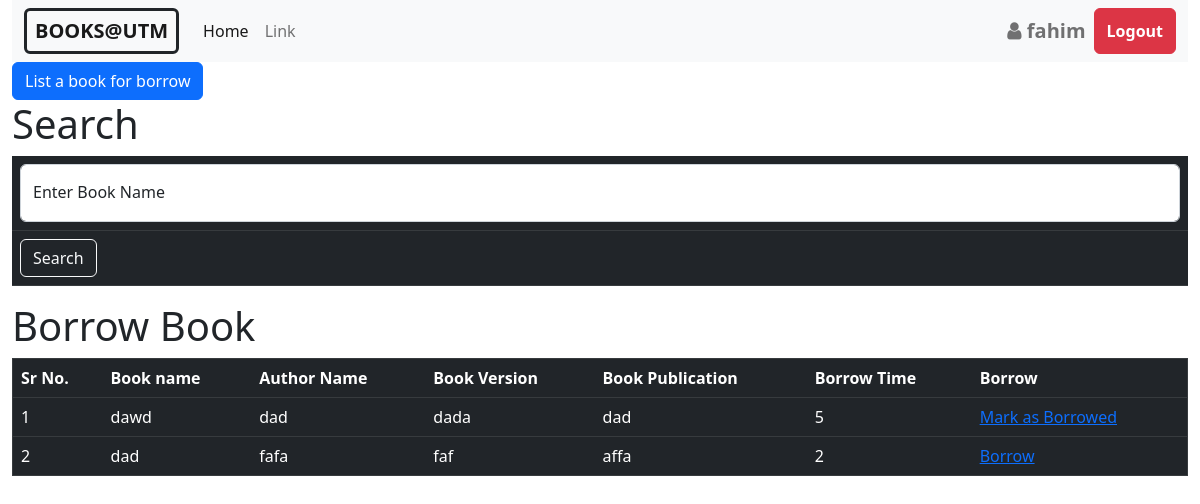
/borrow-book/index.php (signed in), run on the app's committed database.
### tables this page shows
CREATE TABLE `borrow_book` (
  `id` int(11) NOT NULL,
  `owner_id` int(11) NOT NULL,
  `book_name` varchar(50) NOT NULL,
  `author_name` varchar(50) NOT NULL,
  `book_version` varchar(20) NOT NULL,
  `book_publication` varchar(50) NOT NULL,
  `borrow_time` int(11) NOT NULL,
  `borrow_status` int(11) NOT NULL DEFAULT 0
);

### borrow-book/index.php (the view, shortened to what this page needs)
<?php
$loggedin = $_SESSION['logedin'];
if ($loggedin != 'true') {
    header('location:../login.php');
} else {
    $username = $_SESSION['username'];
}
?>
<html>
<head>
    <link rel="stylesheet" href="../css/bootstrap.min.css" />
    <link rel="stylesheet" href="https://cdnjs.cloudflare.com/ajax/libs/font-awesome/4.7.0/css/font-awesome.min.css" />
</head>
<body>
    <div class="container-fluid">
        <nav class="navbar navbar-expand-lg bg-light">
            <div class="container-fluid">
                <a class="navbar-brand text-decoration-none border border-dark border-3 rounded px-2" href="../home.php"><b>BOOKS@UTM</b></a>
                <div class="collapse navbar-collapse" id="navbarTogglerDemo02">
                    <ul class="navbar-nav me-auto mb-2 mb-lg-0">
                        <li class="nav-item">
                            <a class="nav-link active" aria-current="page" href="../home.php">Home</a>
                        </li>
                        <li class="nav-item">
                            <a class="nav-link  text-decoration-none" href="#">Link</a>
                        </li>
                    </ul>
                    <div class="d-flex ">
                        <span class="navbar-text fw-bold fs-5 mx-2">
                            <i class="fa fa-user " aria-hidden="true"></i>
                            <?php echo $username; ?>
                        </span>
                        <button class="btn btn-danger fw-bold" onclick="window.location.href='../login.php'">Logout</button>
                    </div>
                </div>
            </div>
        </nav>
        <a href="list_for_borrow.php" class="btn btn-primary">List a book for borrow</a>
        <form method="post">
<h1>Search</h1>
    <table class="table table-dark table-hover">
        <tr>
            <td>
            <div class="form-floating">
            <input type="text" name="book_name" size="20" maxlength="20" class="form-control" id="floatingInput" placeholder="book_name"/>
            <label for="floatingInput" class="text-dark">Enter Book Name</label>
            </div>
            </td>
        </tr>
        <tr>
            <td>
                <input type="submit" name="submit" value="Search" class="btn btn-outline-light"/>
            </td>
        </tr>
    </table>
</form>
        <h1> Borrow Book</h1>
                    <?php
                    $dbservername = "localhost";
                    $dbusername = "root";
                    $dbpassword = "";
                    $dbname = "book_sell";
                    $conn = mysqli_connect($dbservername, $dbusername, $dbpassword, $dbname);
                    if(isset($_POST['submit'])){
                        $book_name = $_POST['book_name'];
                        $sql = "SELECT * FROM borrow_book WHERE borrow_status=0 and book_name LIKE '%$book_name%'";
                    }
                    else{
                        $sql = "SELECT * from borrow_book where borrow_status=0";
                    }
                    $res = mysqli_query($conn, $sql);
                    if (mysqli_num_rows($res) > 0) {
                        $num = 1;
                        echo "<table border='1' width='100%' class='table table-dark table-hover'>";
                        echo "<tr>";
                        echo "<th>Sr No.</th>";
                        echo "<th>Book name</th>";
                        echo "<th>Author Name</th>";
                        echo "<th>Book Version</th>";
                        echo "<th>Book Publication</th>";
                        echo "<th>Borrow Time</th>";
                        echo "<th>Borrow</th>";
                        echo "</tr>";
                        while($row = mysqli_fetch_assoc($res)) {
                            echo "<tr>";
                            echo "<td>".$num."</td>";
                            echo "<td>".$row["book_name"]."</td>";
                            echo "<td>".$row["author_name"]."</td>";
                            echo "<td>".$row["book_version"]."</td>";
                            echo "<td>".$row["book_publication"]."</td>";
                            echo "<td>".$row["borrow_time"]."</td>";
                            if($_SESSION['studentid']==$row['owner_id']){
                                echo "<td><a href='mark_as_borrowed.php?book_id=".$row['id']."'>Mark as Borrowed</a></td>";
                            }
                            else{
                                echo "<td><a href='borrow_book.php?seller_id=".$row['owner_id']."'>Borrow</a></td>";
                            }
                            echo "</tr>";
                            $num++;
                        }
                        echo "</table>";
                    } else {
                        echo "0 results";
                    }
?>
    </div>
</body>
</html>

### data on the page
borrow_book: book_name "dawd", author_name "dad", book_version "dada", book_publication "dad", borrow_time "5"
borrow_book: book_name "dad", author_name "fafa", book_version "faf", book_publication "affa", borrow_time "2"

### other printed values
$username "fahim"
